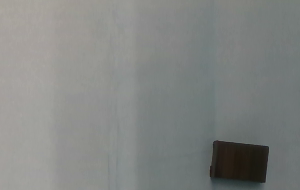
#> input picture Realsense.png, 300 x 190 px, given in place of the camera
$ python contours.py
#> lines starting #> are read from the running program, lines starting #| are printed output that depends on the picture; after the words box and inside, x2 and y2 are one past the last pixel; in counts of white or black regions, pixels touching at a corner belong together
#!/usr/bin/env python

import numpy as np
import cv2
import random

#Reading the noisy image
#img = cv2.imread("fuzzy.png",1)

video= cv2.VideoCapture(1)
# external cam: 0
# Luis webcam: 2

check, preimg = video.read()
#> preimg is the input picture: shape (190, 300, 3); mean B, G, R 130.3, 132.5, 130.2

img = preimg[0:200,0:200]
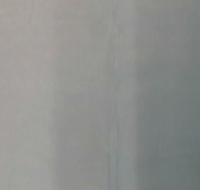
#> img: shape (190, 200, 3); mean B, G, R 141.6, 144.2, 142.9
#Displaying to see how it looks
cv2.imshow("Original",img)

#Converting the image to Gray Scale
gray = cv2.cvtColor(img,cv2.COLOR_RGB2GRAY)

#Removing Gaussian Noise
blur = cv2.GaussianBlur(gray, (3,3),0)

####
imgCanny = cv2.Canny(blur,0,300)
#> imgCanny: shape (190, 200); every value is 0
imgDilate = cv2.dilate(imgCanny,np.ones((5,5)),iterations=3)
imgThresh = cv2.erode(imgDilate,np.ones((5,5)),iterations=2)

#Applying inverse binary due to white background and adapting thresholding for better results
thresh = cv2.adaptiveThreshold(blur, 255, cv2.ADAPTIVE_THRESH_GAUSSIAN_C, cv2.THRESH_BINARY_INV, 205, 1)
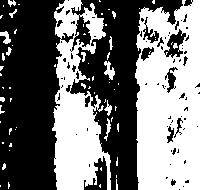
#> thresh: shape (190, 200); 45.7% white; 69 white regions (55 under 20 px), largest, box (x1, y1, x2, y2) and area: (135, 0, 200, 190) 10191, (52, 0, 111, 190) 6354, (104, 61, 115, 80) 111

#Checking to see how it looks
#cv2.imshow("Binary",thresh)

#Finding contours with simple retrieval (no hierarchy) and simple/compressed end points
contours, _ = cv2.findContours(imgThresh, cv2.RETR_LIST, cv2.CHAIN_APPROX_SIMPLE)
#> contours = []

#Checking to see how many contours were found
print(len(contours))
#| 0

#An empty list to store filtered contours
filtered = []

#Looping over all found contours
for c in contours:
	#If it has significant area, add to list
	if cv2.contourArea(c) < 3000:continue
	filtered.append(c)
#> this loop made 0 passes
#> after the loop, filtered = []

#Checking the number of filtered contours
print(len(filtered))
#| 0

#Initialize an equally shaped image
objects = np.zeros([img.shape[0],img.shape[1],3], 'uint8')

#Looping over filtered contours
for c in filtered:
	#Select a random color to draw the contour
	col = (random.randint(0,255), random.randint(0,255), random.randint(0,255))
	#Draw the contour on the image with above color
	cv2.drawContours(objects,[c], -1, col, -1)
	#Fetch contour area
	area = cv2.contourArea(c)
	#Fetch the perimeter
	p = cv2.arcLength(c,True)
	print(area,p)
#> objects: shape (190, 200, 3); every value is 0

#Finally show the processed image
cv2.imshow("Contours",objects)

# #Closing protocol
cv2.waitKey(0)
# cv2.destroyAllWindows()
